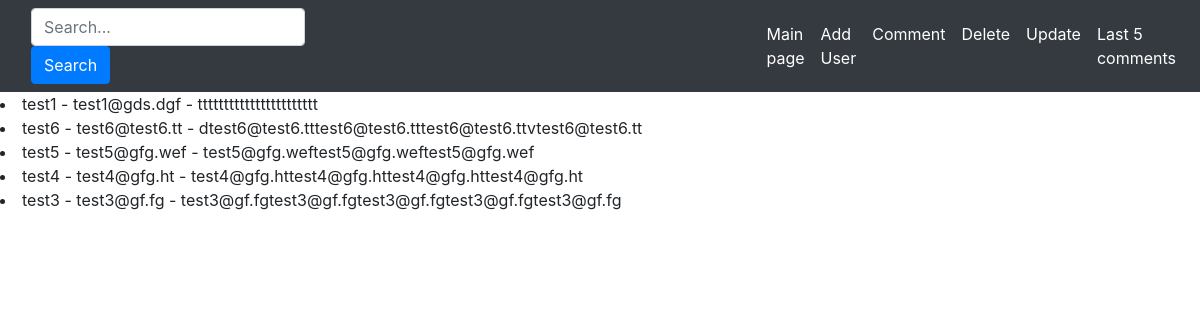
Page /last_five on the committed database.
### app.py (models this page shows, shortened)
class UserComments(db.Model):
    id = db.Column(db.Integer, primary_key=True)
    username = db.Column(db.String(100), nullable=False)
    user_email = db.Column(db.String(100), nullable=False)
    password = db.Column(db.String(100), nullable=False)
    comment = db.Column(db.String(1000), nullable=False)
    date_posted = db.Column(db.DateTime, default=datetime.utcnow)

### app.py (the view)
@app.route('/last_five')
def last_five():
    last_5 = UserComments.query.order_by(UserComments.date_posted.desc()).limit(5).all()
    return render_template('last_five.html', last_5=last_5)

### templates/last_five.html (shortened to what this page needs)
<!DOCTYPE html>
<html lang="en">
<head>
</head>
<body>
    {% include 'navbar.html' %}
    {% for one in last_5 %}
        <li>{{ one.username }} - {{ one.user_email }} - {{ one.comment }}</li>
    {% endfor %}
</body>
</html>

### templates/navbar.html (shortened to what this page needs)
<!DOCTYPE html>
<html lang="en">
<head>
    <link rel="stylesheet" href="/static/css/style.css"/>
    <link rel="stylesheet" href="https://cdn.jsdelivr.net/npm/bootstrap@4.0.0/dist/css/bootstrap.min.css"
>
</head>
<body>
<nav class="navbar navbar-expand-lg navbar-dark bg-dark">
    <div class="container">
        <form action="/" method="POST">
            <input type="search" id='search_email' name='search_email'
               class="form-control form-control-dark text-bg-dark" placeholder="Search..." aria-label="Search">
            <button type="submit" class="btn btn-primary">Search</button>
        </form>
    </div>
    <div class="collapse navbar-collapse justify-content-md-center" id="navbarsExample08">
        <ul class="navbar-nav">
            <li class="nav-item active">
                <a class="nav-link" href="{{ url_for('index') }}">Main page</a>
            </li>
            <li class="nav-item active">
                <a class="nav-link" href="{{ url_for('add_user') }}">Add User</a>
            </li>
            <li class="nav-item active">
                <a class="nav-link" href="{{ url_for('add_comment') }}">Comment</a>
            </li>
            <li class="nav-item active">
                <a class="nav-link" href="{{ url_for('delete') }}">Delete</a>
            </li>
            <li class="nav-item active">
                <a class="nav-link" href="{{ url_for('update') }}">Update</a>
            </li>
            <li class="nav-item active">
                <a class="nav-link" href="{{ url_for('last_five') }}">Last 5 comments</a>
            </li>
        </ul>
    </div>
</nav>
</body>
</html>

### rows in the picture
UserComments: username "test1", user_email "test1@gds.dgf", comment "ttttttttttttttttttttttt"
UserComments: username "test6", user_email "test6@test6.tt", comment "dtest6@test6.tttest6@test6.tttest6@test6.ttvtest6@test6.tt"
UserComments: username "test5", user_email "test5@gfg.wef", comment "test5@gfg.weftest5@gfg.weftest5@gfg.wef"
UserComments: username "test4", user_email "test4@gfg.ht", comment "test4@gfg.httest4@gfg.httest4@gfg.httest4@gfg.ht"
UserComments: username "test3", user_email "test3@gf.fg", comment "test3@gf.fgtest3@gf.fgtest3@gf.fgtest3@gf.fgtest3@gf.fg"
